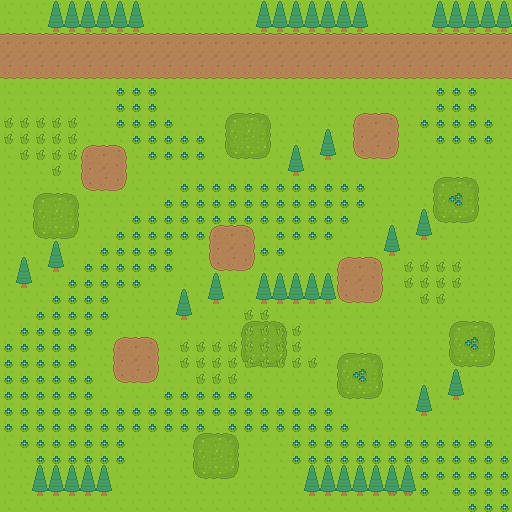

A level layout from a 2D game, rendered from its tile map. Below: a short description, then the map file with tile-grid data replaced by summaries:
An orthogonal 32x32 tile map with 16x16 px tiles, 4 tile layers (under, under-overlay, middle, over) and 1 object (speaker).

<map version="1.0" tiledversion="1.1.5" orientation="orthogonal" renderorder="right-down" width="32" height="32" tilewidth="16" tileheight="16" infinite="0" nextobjectid="27">
 <tileset firstgid="1" name="roguelike_general" tilewidth="16" tileheight="16" spacing="1" tilecount="1767" columns="57">
  <image source="../../../sprites/tiles/roguelike.png" width="968" height="526" />
 </tileset>
 <layer name="under" width="32" height="32">
  <data>[1024 cells, 1024 non-empty, 1 distinct tile ids]</data>
 </layer>
 <layer name="under-overlay" width="32" height="32">
  <data>[1024 cells, 456 non-empty, 20 distinct tile ids]</data>
 </layer>
 <objectgroup name="objects">
  <object id="26" name="villager" type="speaker" x="308" y="118.667">
   <properties>
    <property name="phrase" value="this is the forest" />
   </properties>
   <point />
  </object>
 </objectgroup>
 <layer name="middle" width="32" height="32">
  <data>[1024 cells, 45 non-empty, 1 distinct tile ids]</data>
 </layer>
 <layer name="over" width="32" height="32">
  <data>[1024 cells, 96 non-empty, 2 distinct tile ids]</data>
 </layer>
</map>
